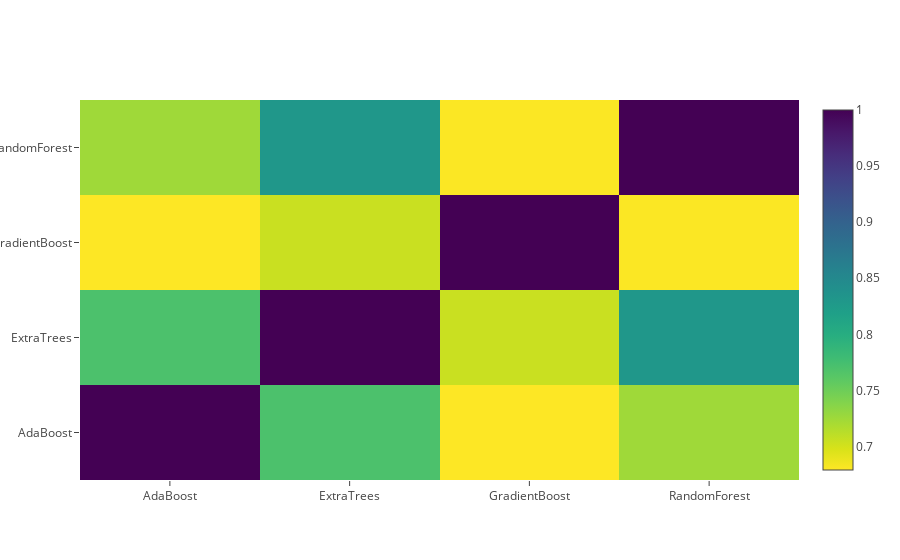

Write notebook code for a chart like this one.
### Markdown cell above
### Correlation Heatmap of the Second Level Training set

### Code cell
data = [
    go.Heatmap(
        z= base_predictions_train.astype(float).corr().values ,
        x=base_predictions_train.columns.values,
        y= base_predictions_train.columns.values,
          colorscale='Viridis',
            showscale=True,
            reversescale = True,
    )
]
py.iplot(data, filename='labelled-heatmap')

### Figure 1 — Plotly figure (JSON) as saved in the notebook; plotly's stock layout.template omitted (floating-point values rounded to 4 significant figures)
{"data": [{"colorscale": "Viridis", "reversescale": true, "showscale": true, "type": "heatmap", "x": ["AdaBoost", "ExtraTrees", "GradientBoost", "RandomForest"], "y": ["AdaBoost", "ExtraTrees", "GradientBoost", "RandomForest"], "z": [[1, 0.77, 0.679, 0.7251], [0.77, 1, 0.7048, 0.8304], [0.679, 0.7048, 1, 0.6799], [0.7251, 0.8304, 0.6799, 1]]}], "layout": {}}
